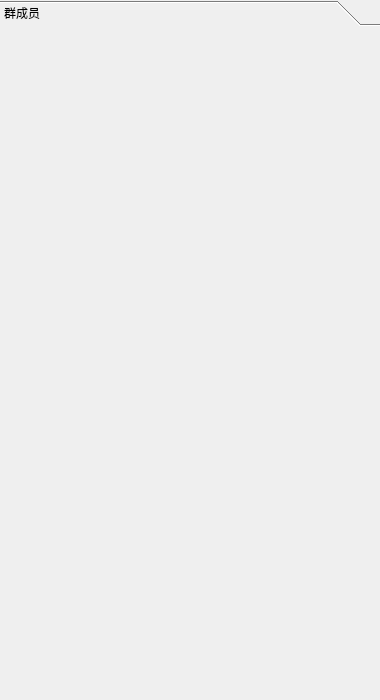
<?xml version="1.0" encoding="UTF-8"?>
<ui version="4.0">
 <class>DialogList</class>
 <widget class="QWidget" name="DialogList">
  <property name="geometry">
   <rect>
    <x>0</x>
    <y>0</y>
    <width>380</width>
    <height>700</height>
   </rect>
  </property>
  <property name="windowTitle">
   <string>Form</string>
  </property>
  <layout class="QVBoxLayout" name="verticalLayout">
   <property name="leftMargin">
    <number>0</number>
   </property>
   <property name="topMargin">
    <number>0</number>
   </property>
   <property name="rightMargin">
    <number>0</number>
   </property>
   <property name="bottomMargin">
    <number>0</number>
   </property>
   <item>
    <widget class="QToolBox" name="toolBox">
     <property name="currentIndex">
      <number>0</number>
     </property>
     <widget class="QWidget" name="page">
      <property name="geometry">
       <rect>
        <x>0</x>
        <y>0</y>
        <width>380</width>
        <height>670</height>
       </rect>
      </property>
      <attribute name="label">
       <string>群成员</string>
      </attribute>
      <layout class="QVBoxLayout" name="vLayout"/>
     </widget>
    </widget>
   </item>
  </layout>
 </widget>
 <resources/>
 <connections/>
</ui>
